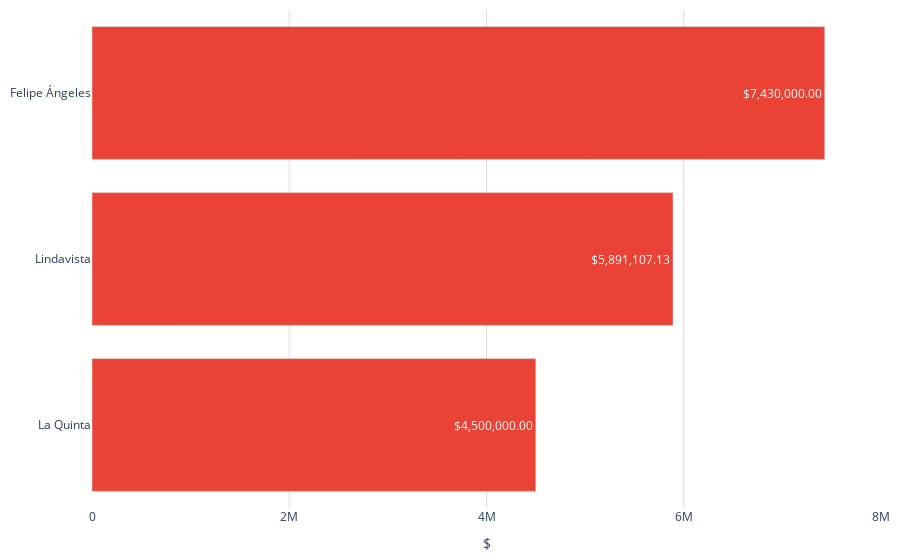

Here is the notebook cell this chart was saved with:
### Code cell
colores = ['#df00ff','#939fad','#6773df','#67c2df','#7cc668','#ffb038','#ff4853','#3d45c0']
col = top_colonias_caras['colonia']
precio = top_colonias_caras['precio']
fig = go.Figure()
fig.add_trace(go.Bar(
    y=col[::-1],  # Invertir el orden de los datos
    x=precio[::-1],  # Invertir el orden de los datos
    orientation='h', 
    marker_color='#ea4335',  # Colores de las barras
    text=precio[::-1].apply(lambda x: '${:,.2f}'.format(x)),  # Invertir el orden de los datos
    textposition='inside',  # Posición del texto (puede ser 'inside' o 'outside')
))
fig.update_layout(
    #title='Colonias más caras (Tulancingo)',  # Título de la gráfica
    xaxis=dict(
        title='$', # Título del eje x
        gridcolor='#dddcda', # Color de las líneas que dividen los rangos del eje X
        range=[0, 8000000],  # Establecer el rango del eje y
        tickvals=[0, 2000000,4000000,6000000, 8000000],  # Definir los valores de las marcas en el eje y
        #ticktext=['$0.00', '$2,000,000.00', '$4,000,000.00','$6,000,000.00','$8,000,000.00'],  # Definir el texto de las marcas en el eje y
    ),   margin=dict(l=10, r=10, t=10, b=10),  # Ajusta los márgenes (left, right, top, bottom) 
    plot_bgcolor='rgba(0,0,0,0)',  # Color de fondo del gráfico
)
# Exportar gráfica como archivo HTML
def guardar_grafico_como_html(fig, nombre_archivo, carpeta='assets/graficas'):
    # Crear la carpeta si no existe
    if not os.path.exists(carpeta):
        os.makedirs(carpeta)
    
    # Gráfica como archivo HTML en la carpeta especificada
    pio.write_html(fig, f'{carpeta}/{nombre_archivo}.html')

guardar_grafico_como_html(fig, 'g_bar_colonias_caras', carpeta='assets/graficas')
fig.show()

### Figure 1 — Plotly figure (JSON) as saved in the notebook; plotly's stock layout.template omitted (floating-point values rounded to 4 significant figures)
{"data": [{"marker": {"color": "#ea4335"}, "orientation": "h", "text": ["$4,500,000.00", "$5,891,107.13", "$7,430,000.00"], "textposition": "inside", "type": "bar", "x": [4500000, 5891000.0, 7430000], "y": ["La Quinta", "Lindavista", "Felipe Ángeles"]}], "layout": {"margin": {"b": 10, "l": 10, "r": 10, "t": 10}, "plot_bgcolor": "rgba(0,0,0,0)", "xaxis": {"gridcolor": "#dddcda", "range": [0, 8000000], "tickvals": [0, 2000000, 4000000, 6000000, 8000000], "title": {"text": "$"}}}}
